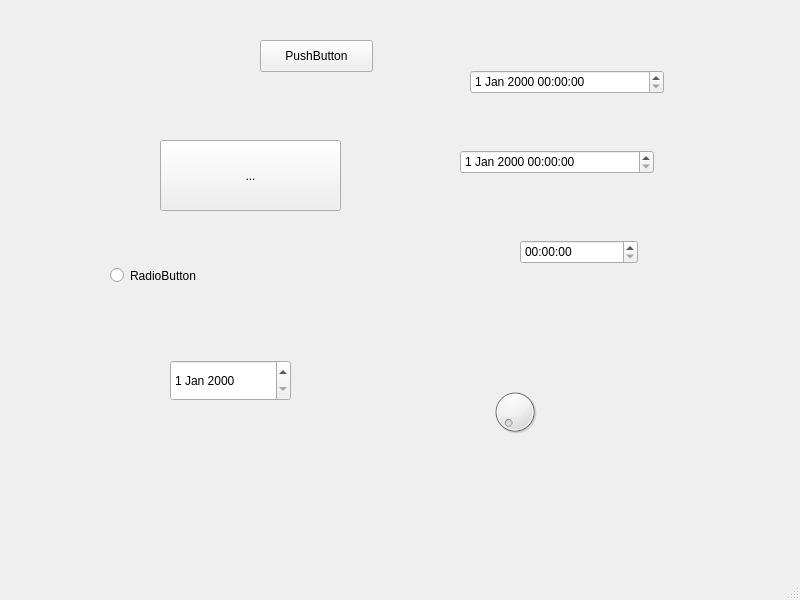
<?xml version="1.0" encoding="UTF-8"?>
<ui version="4.0">
 <class>MainWindow</class>
 <widget class="QMainWindow" name="MainWindow">
  <property name="geometry">
   <rect>
    <x>0</x>
    <y>0</y>
    <width>800</width>
    <height>600</height>
   </rect>
  </property>
  <property name="windowTitle">
   <string>MainWindow</string>
  </property>
  <widget class="QWidget" name="centralwidget">
   <widget class="QPushButton" name="pushButton">
    <property name="geometry">
     <rect>
      <x>260</x>
      <y>40</y>
      <width>113</width>
      <height>32</height>
     </rect>
    </property>
    <property name="text">
     <string>PushButton</string>
    </property>
   </widget>
   <widget class="QToolButton" name="toolButton">
    <property name="geometry">
     <rect>
      <x>160</x>
      <y>140</y>
      <width>181</width>
      <height>71</height>
     </rect>
    </property>
    <property name="text">
     <string>...</string>
    </property>
   </widget>
   <widget class="QRadioButton" name="radioButton">
    <property name="geometry">
     <rect>
      <x>110</x>
      <y>250</y>
      <width>251</width>
      <height>51</height>
     </rect>
    </property>
    <property name="text">
     <string>RadioButton</string>
    </property>
   </widget>
   <widget class="QDateEdit" name="dateEdit">
    <property name="geometry">
     <rect>
      <x>170</x>
      <y>360</y>
      <width>121</width>
      <height>41</height>
     </rect>
    </property>
   </widget>
   <widget class="QDateTimeEdit" name="dateTimeEdit">
    <property name="geometry">
     <rect>
      <x>470</x>
      <y>70</y>
      <width>194</width>
      <height>24</height>
     </rect>
    </property>
   </widget>
   <widget class="QDateTimeEdit" name="dateTimeEdit_2">
    <property name="geometry">
     <rect>
      <x>460</x>
      <y>150</y>
      <width>194</width>
      <height>24</height>
     </rect>
    </property>
   </widget>
   <widget class="QTimeEdit" name="timeEdit">
    <property name="geometry">
     <rect>
      <x>520</x>
      <y>240</y>
      <width>118</width>
      <height>24</height>
     </rect>
    </property>
   </widget>
   <widget class="QDial" name="dial">
    <property name="geometry">
     <rect>
      <x>490</x>
      <y>380</y>
      <width>50</width>
      <height>64</height>
     </rect>
    </property>
   </widget>
  </widget>
  <widget class="QMenuBar" name="menubar">
   <property name="geometry">
    <rect>
     <x>0</x>
     <y>0</y>
     <width>800</width>
     <height>24</height>
    </rect>
   </property>
  </widget>
  <widget class="QStatusBar" name="statusbar"/>
 </widget>
 <resources/>
 <connections/>
</ui>
